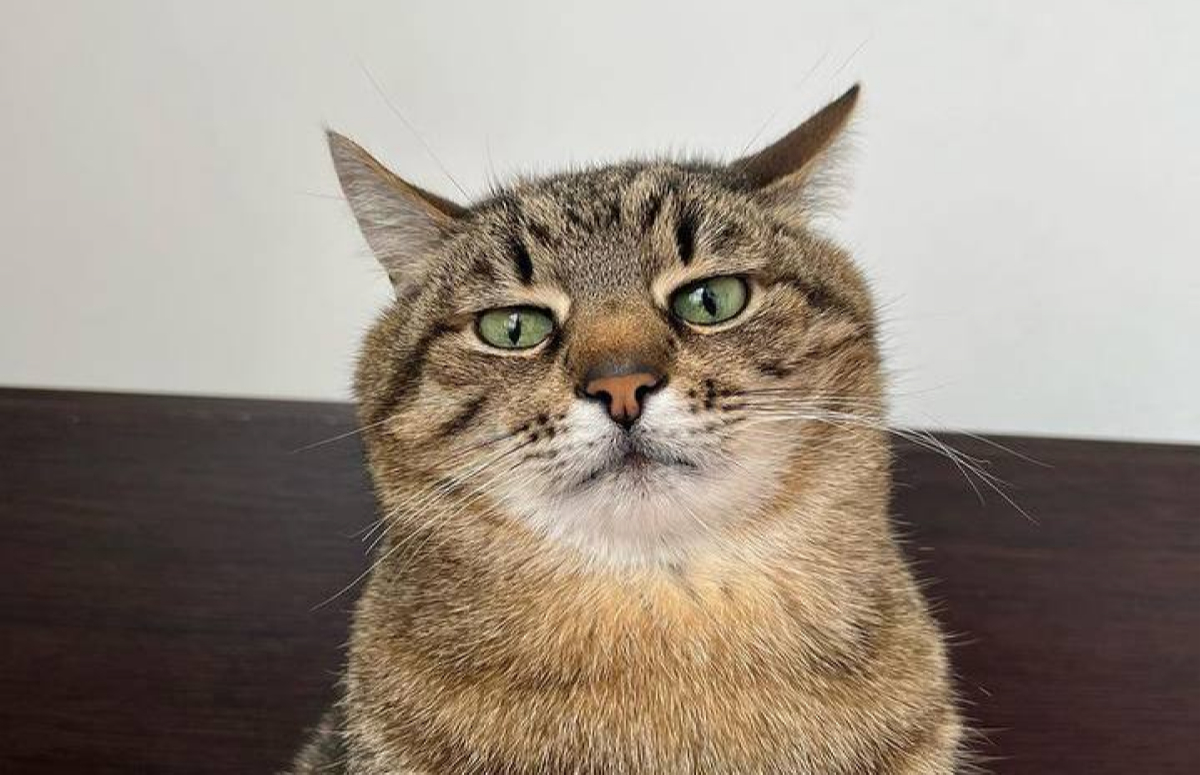
#> input picture images/variant-8.jpg, 1200 x 775 px
$ python task1.py
#> lines starting #> are read from the running program, lines starting #| are printed output that depends on the picture
import cv2

image_path = 'images/variant-8.jpg'
image = cv2.imread(image_path)
#> image is the input picture: shape (775, 1200, 3); mean B, G, R 130.6, 142.3, 153.7

height, width = image.shape[:2]
#> height = 775; width = 1200

left = (width - 400) // 2
#> left = 400
top = (height - 400) // 2
#> top = 187
right = left + 400
#> right = 800
bottom = top - 400
#> bottom = -213

cropped_image = image[top:bottom, left:right]
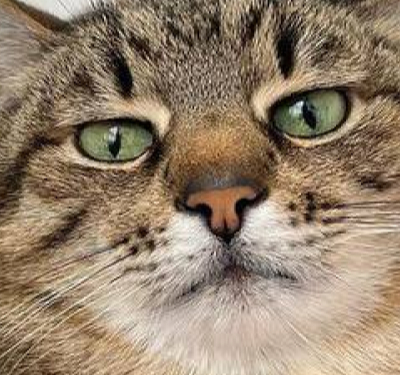
#> cropped_image: shape (375, 400, 3); mean B, G, R 108.2, 129.5, 148.6

output_path = 'resFiles/task1_resImage.jpg'
cv2.imwrite(output_path, cropped_image)
